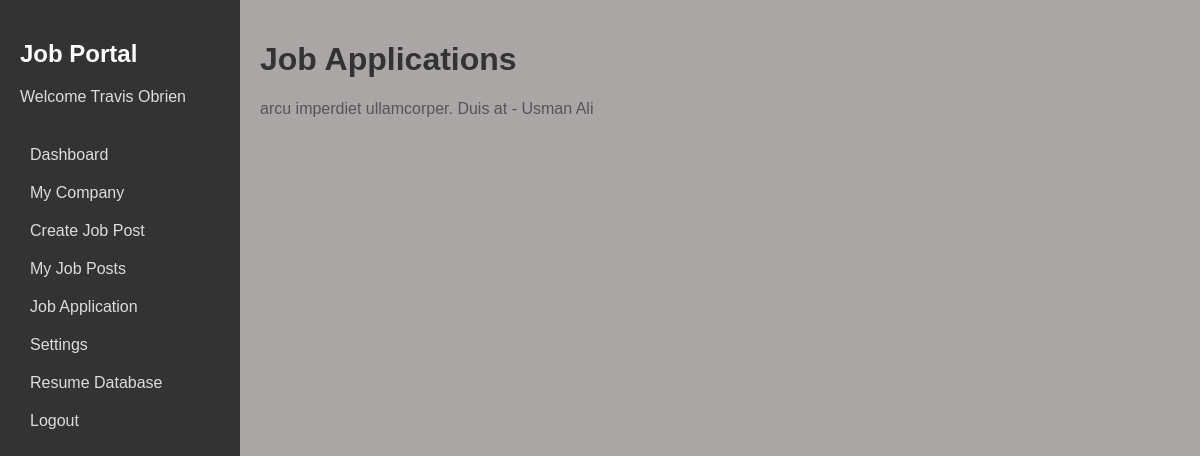
Screenshot of /company/companypage_jobapplication.php (signed in) with the database file from the repository.
### tables this page shows
CREATE TABLE `company` (
  `id_company` int(11) NOT NULL,
  `name` varchar(255) NOT NULL,
  `companyname` varchar(255) NOT NULL,
  `country` varchar(255) NOT NULL,
  `state` varchar(255) NOT NULL,
  `city` varchar(255) NOT NULL,
  `contactno` varchar(255) NOT NULL,
  `website` varchar(255) NOT NULL,
  `email` varchar(255) NOT NULL,
  `password` varchar(255) NOT NULL,
  `aboutme` varchar(255) DEFAULT NULL,
  `logo` varchar(255) NOT NULL,
  `createdAt` timestamp NOT NULL DEFAULT current_timestamp(),
  `active` int(11) NOT NULL DEFAULT 2
);

CREATE TABLE `apply_job_post` (
  `id_apply` int(11) NOT NULL,
  `id_jobpost` int(11) NOT NULL,
  `id_company` int(11) NOT NULL,
  `id_user` int(11) NOT NULL,
  `status` int(11) NOT NULL DEFAULT 0
);

CREATE TABLE `job_post` (
  `id_jobpost` int(11) NOT NULL,
  `id_company` int(11) NOT NULL,
  `jobtitle` varchar(255) NOT NULL,
  `description` text NOT NULL,
  `minimumsalary` varchar(255) NOT NULL,
  `maximumsalary` varchar(255) NOT NULL,
  `experience` varchar(255) NOT NULL,
  `qualification` varchar(255) NOT NULL,
  `createdat` timestamp NOT NULL DEFAULT current_timestamp()
);

CREATE TABLE `users` (
  `id_user` int(11) NOT NULL,
  `firstname` varchar(255) NOT NULL,
  `lastname` varchar(255) NOT NULL,
  `email` varchar(255) NOT NULL,
  `password` varchar(255) NOT NULL,
  `address` text DEFAULT NULL,
  `city` varchar(255) DEFAULT NULL,
  `state` varchar(255) DEFAULT NULL,
  `contactno` varchar(255) DEFAULT NULL,
  `qualification` varchar(255) DEFAULT NULL,
  `stream` varchar(255) DEFAULT NULL,
  `passingyear` varchar(255) DEFAULT NULL,
  `dob` varchar(255) DEFAULT NULL,
  `age` varchar(255) DEFAULT NULL,
  `designation` varchar(255) DEFAULT NULL,
  `resume` varchar(255) DEFAULT NULL,
  `hash` varchar(255) DEFAULT NULL,
  `active` int(11) NOT NULL DEFAULT 0,
  `aboutme` text DEFAULT NULL,
  `skills` text DEFAULT NULL
);

### company/companypage_jobapplication.php (the view, shortened to what this page needs)
<?php
include '../config.php';
$id_company = $_SESSION['id_company'];
$sql = "SELECT * FROM company WHERE id_company = '$id_company'";
$result = $conn->query($sql);
if ($result->num_rows > 0) {
    $companyDetails = $result->fetch_assoc();
}
?>
<!DOCTYPE html>
<html lang="en">
<head>
</head>
<body>
<nav>
    <h1>Job Portal</h1>
    <p>Welcome <?php echo $companyDetails['name']; ?></p>
    <a href="companypage.php">Dashboard</a>
    <a href="companypage_mycompany.php">My Company</a>
    <a href="companypage_createjobpost.php">Create Job Post</a>
    <a href="companypage_myjobpost.php">My Job Posts</a>
    <a href="companypage_jobapplication.php">Job Application</a>
    <a href="companypage_settings.php">Settings</a>
    <a href="companypage_resumedatabase.php">Resume Database</a>
    <a href="companypage_logout.php">Logout</a>
</nav>
<div class="content">
    <?php
include '../config.php';
$id_company = $_SESSION['id_company'];
$sqlApplications = "SELECT apply_job_post.id_user, apply_job_post.id_jobpost, job_post.jobtitle, users.firstname, users.lastname
                   FROM apply_job_post
                   INNER JOIN job_post ON apply_job_post.id_jobpost = job_post.id_jobpost
                   INNER JOIN users ON apply_job_post.id_user = users.id_user
                   WHERE apply_job_post.id_company = '$id_company'";
$resultApplications = $conn->query($sqlApplications);
echo '<h1>Job Applications</h1>';
if ($resultApplications->num_rows > 0) {
    while ($rowApplication = $resultApplications->fetch_assoc()) {
        echo '<p>' . $rowApplication['jobtitle'] . ' - ' . $rowApplication['firstname'] . ' ' . $rowApplication['lastname'] . '</p>';
    }
} else {
    echo '<p>No job applications found.</p>';
}
?>
    </div>
</body>
</html>

### company/companypage_jobapplication.php (style rules this page uses)
body { font-family: 'Arial', sans-serif; margin: 0; padding: 0; display: flex; background-color: #aba6a6; }
nav { width: 20%; background-color: #333; color: #fff; padding: 20px; box-sizing: border-box; position: fixed; height: 100%; overflow: auto; }
nav h1 { color: #fff; margin-bottom: 20px; }
nav p { color: #ddd; margin-bottom: 30px; }
nav a { display: block; color: #ddd; text-decoration: none; padding: 10px; transition: background-color 0.3s; }
.content { flex: 1; padding: 20px; box-sizing: border-box; margin-left: 20%; }
h1 { color: #333; }
p { color: #555; }
body { margin: 0; font-family: 'Arial', sans-serif; }

### rows the page displays
company: name "Travis Obrien"
apply_job_post: id_jobpost.jobtitle "arcu imperdiet ullamcorper. Duis at", id_user.firstname "Usman", id_user.lastname "Ali"
